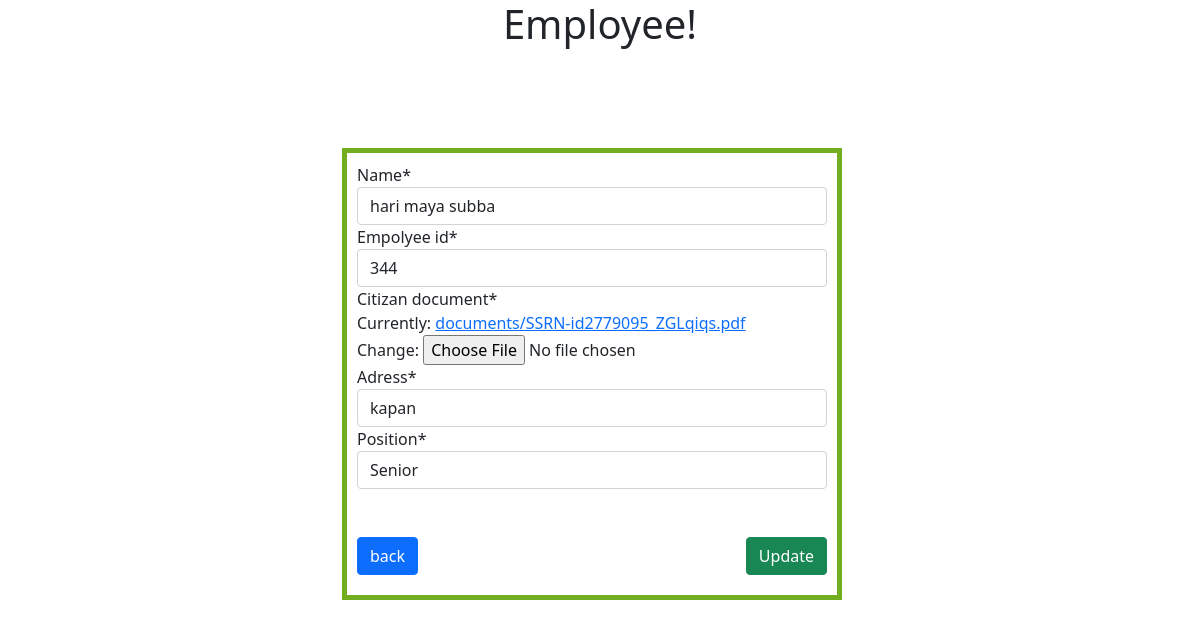
Page /empolyee_up/7/ on the committed database.
### info/models.py (models this page shows)
class Empolyee(models.Model):
    position = (('Junior', 'Junior'), ('Mid level',
                                       'Mid level'), ('Senior', 'Senior'))
    name = models.CharField(max_length=300)
    empolyee_id = models.IntegerField()
    citizan_document = models.FileField(upload_to='documents/')
    adress = models.CharField(max_length=300)
    position = models.CharField(
        max_length=30, choices=position, default="Junior")

### info/views.py (the view)
# urls.py: path('empolyee_up/<int:pk>/', EmpolyeeUpdateView.as_view(), name='emp_up'),
class EmpolyeeUpdateView(UpdateView):
    template_name = 'emp_update.html'
    model = Empolyee
    form_class = EmpolyeeUpdateForm
    success_url = reverse_lazy('info:emp_list')

### info/forms.py
class EmpolyeeUpdateForm(forms.ModelForm):
    class Meta:
        model = Empolyee
        fields = '__all__'

### templates/emp_update.html (shortened to what this page needs)
{% extends "base.html" %}
{% load crispy_forms_tags %}
{% block content %}
<div class="container">
    <div class="col-4" id="em">
        <form method="post">{% csrf_token %}
            {{ form|crispy }}
            <br>
            <br>
            <input type="submit" class="btn btn-success" id="sub" value="Update">
            <a class="btn btn-primary" id ='bt' href="{% url 'info:emp_list' %}">back</a>
        </form>
        <br>
        <br>
    </div>
</div>
{% endblock %}

### templates/emp_update.html (style rules this page uses)
#sub { float: right }
#bt { float:left }
#em { margin-top: 100px; margin-left: 300px; margin-right: 200px; width: 40%; width: 500px; border: 5px solid #73AD21; padding: 10px; }

### rows in the picture
Empolyee: name "hari maya subba", empolyee_id "344", adress "kapan", position "Senior"
